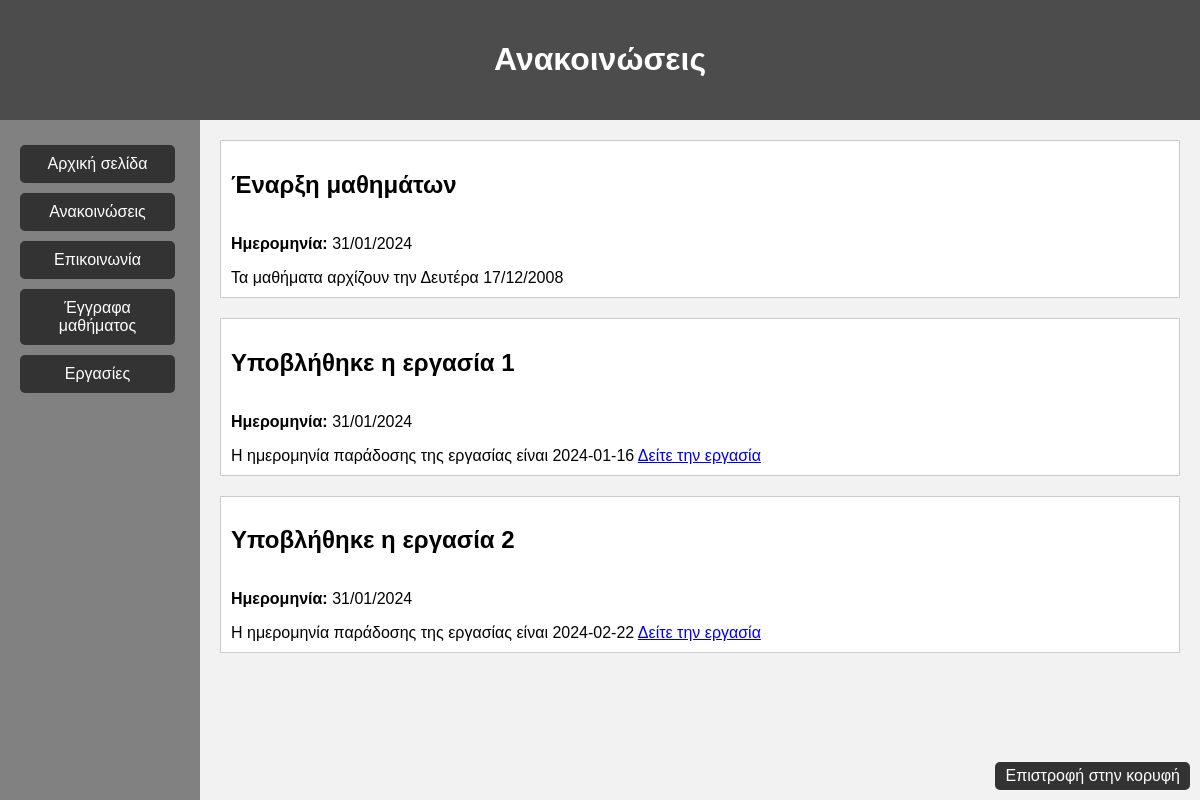
The app's page /announcement.php (signed in) with its own data.
### tables this page shows
CREATE TABLE `announcements` (
  `id` int(11) NOT NULL,
  `date` date NOT NULL,
  `subject` varchar(255) NOT NULL,
  `message` text NOT NULL
);

### announcement.php (the view, shortened to what this page needs)
<!DOCTYPE html>
<html lang="el">
<head>
    <link rel="stylesheet" href="style.css" />
</head>
<body>
    <div id="title-container">
        <h1>Ανακοινώσεις</h1>
    </div>
    <div id="content-container">
        <div id="sidebar">
            <div id="nav">
                <a href="index.php" class="button">Αρχική σελίδα</a>
                <a href="announcement.php" class="button">Ανακοινώσεις</a>
                <a href="communication.php" class="button">Επικοινωνία</a>
                <a href="documents.php" class="button">Έγγραφα μαθήματος</a>
                <a href="homework.php" class="button">Εργασίες</a>
            </div>
        </div>
        <div id="main-content">
          <?php
            $db = new mysqli('localhost', 'root', '', 'my webpage');
            $result = $db->query("SELECT * FROM announcements ");
            if ($result->num_rows > 0) {
                while ($announcement = $result->fetch_assoc()) {
                    echo "<div class='announcement'>";
                    echo "<div class='announcement-header'>";
                    echo "<div class='announcement-title'><h2>" . htmlspecialchars($announcement['subject']) . "</h2></div>";
                    echo "</div>";
                    echo "<p><strong>Ημερομηνία:</strong> " . date('d/m/Y', strtotime(htmlspecialchars($announcement['date']))) . "</p>";
                    echo $announcement['message'];
                    echo "</div>";
                }
            } else {
                echo "<p>No announcements found.</p>";
            }
          ?>
        </div>
    </div>
    <a href="#top" class="top-link">Επιστροφή στην κορυφή</a>
</body>
</html>

### style.css (style rules this page uses)
body, html { margin: 0; padding: 0; min-height: 100%; position: relative; font-family: Arial, sans-serif; background-color: #e7e7e7; display: flex; flex-direction: column; min-height: 100vh; }
#title-container { background-color: #4c4c4c; text-align: center; padding: 20px; color: white; }
#content-container { display: flex; flex: 1; }
#sidebar { background-color: #818181; width: 200px; padding: 20px; box-sizing: border-box; }
#main-content { flex-grow: 1; padding: 20px; background-color: #f2f2f2; box-sizing: border-box; }
.top-link { background-color: #333; color: white; padding: 5px 10px; border-radius: 5px; text-decoration: none; position: fixed; right: 10px; bottom: 10px; }
#nav a.button { display: block; margin-bottom: 10px; text-align: center; background-color: #333; color: #fff; padding: 10px 20px; text-decoration: none; border-radius: 5px; transition: background-color 0.3s; }
.announcement, .document, .homework, .communication-method { background-color: #fff; border: 1px solid #ccc; padding: 10px; margin-bottom: 20px; }
.button { display: inline-flex; align-items: center; justify-content: center; padding: 10px 20px; margin: 5px 0; margin-right: 5px; background-color: #333; color: #fff; text-align: center; text-decoration: none; border-radius: 5px; transition: background-color 0.3s; }
.announcement-header, .document-header, .homework-header { display: flex; align-items: center; gap: 10px; }
.announcement-title, .document-title, .homework-title { margin-right: 10px; }

### records on screen
announcements: subject "Έναρξη μαθημάτων", date "31/01/2024", message "Τα μαθήματα αρχίζουν την Δευτέρα 17/12/2008"
announcements: subject "Υποβλήθηκε η εργασία 1", date "31/01/2024", message "Η ημερομηνία παράδοσης της εργασίας είναι 2024-01-16 Δείτε την εργασία"
announcements: subject "Υποβλήθηκε η εργασία 2", date "31/01/2024", message "Η ημερομηνία παράδοσης της εργασίας είναι 2024-02-22 Δείτε την εργασία"
